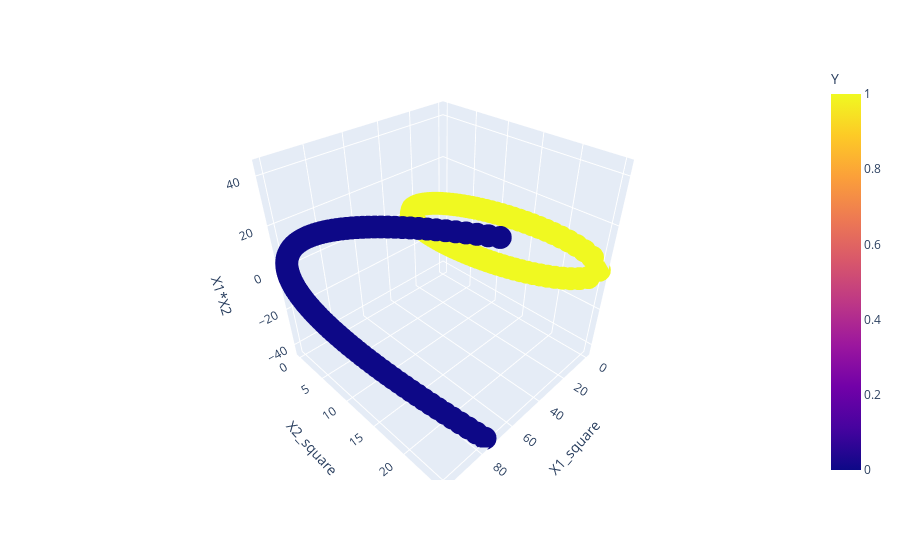

Source (notebook cell):
### Code cell
fig = px.scatter_3d(df, x='X1_square', y='X2_square', z='X1*X2',
              color='Y')
fig.show()

### Figure 1 — Plotly figure (JSON) as saved in the notebook; plotly's stock layout.template omitted (floating-point values rounded to 4 significant figures; data arrays with more than 128 entries replaced by an {"elided": "..."} marker saying what was removed)
{"data": [{"hovertemplate": "X1_square=%{x}<br>X2_square=%{y}<br>X1*X2=%{z}<br>Y=%{marker.color}<extra></extra>", "legendgroup": "", "marker": {"color": {"elided": "400 int values"}, "coloraxis": "coloraxis", "symbol": "circle"}, "mode": "markers", "name": "", "scene": "scene", "showlegend": false, "type": "scatter3d", "x": {"elided": "400 float values"}, "y": {"elided": "400 float values"}, "z": {"elided": "400 float values"}}], "layout": {"coloraxis": {"colorbar": {"title": {"text": "Y"}}, "colorscale": [[0, "#0d0887"], [0.1111, "#46039f"], [0.2222, "#7201a8"], [0.3333, "#9c179e"], [0.4444, "#bd3786"], [0.5556, "#d8576b"], [0.6667, "#ed7953"], [0.7778, "#fb9f3a"], [0.8889, "#fdca26"], [1, "#f0f921"]]}, "legend": {"tracegroupgap": 0}, "margin": {"t": 60}, "scene": {"domain": {"x": [0, 1], "y": [0, 1]}, "xaxis": {"title": {"text": "X1_square"}}, "yaxis": {"title": {"text": "X2_square"}}, "zaxis": {"title": {"text": "X1*X2"}}}}}
